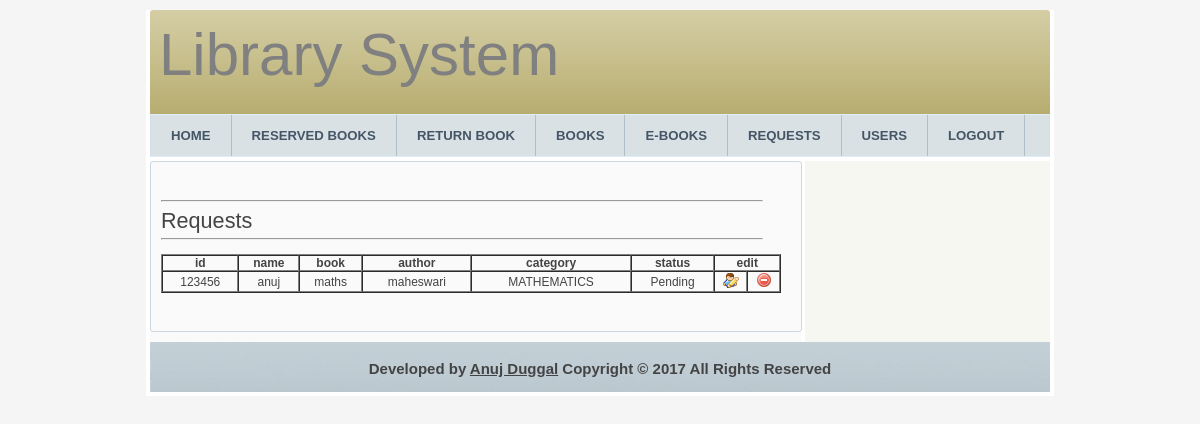
The page /code/requests.php (signed in) on the database its author committed.
### tables this page shows
CREATE TABLE IF NOT EXISTS `request` (
  `id` int(7) NOT NULL,
  `name` text NOT NULL,
  `book` text NOT NULL,
  `author` text NOT NULL,
  `category` text NOT NULL,
  `status` varchar(15) NOT NULL DEFAULT 'Pending'
);

### code/requests.php (the view, shortened to what this page needs)
<!DOCTYPE html >
<html >
<head>
<link rel="stylesheet" type="text/css" href="css/style.css" media="screen"/>
</head>
<body>
<div class="container">
<?php
	include("library/header.php");
?>
<div class="navigation">
		<a href="index.php">HOME</a>
		<?php
		if ($_SESSION['username']=="administrator")
		echo "<a href=\"reservedlist.php\">RESERVED BOOKS</a>";
		?>
		<?php
		if ($_SESSION['username']=="administrator")
		echo "<a href=\"returnbook.php\">RETURN BOOK</a>";
		?>
		<a href="books.php">BOOKS</a>
<?php
		if ($_SESSION['username']=="administrator")
        echo "<a href=\"upload.php\">E-BOOKS</a>";
		?>
		<?php
		if ($_SESSION['username']=="administrator")
		echo "<a href=\"requests.php\">REQUESTS</a>";
		?>
        <?php
		if ($_SESSION['username']=="administrator")
		echo "<a href=\"userslist.php\">USERS</a>";
		?>
		<a href="logout.php">LOGOUT</a>
		</div>
	<div class="main">
		<div class="content">
			<div class="node">
			<div class="menu">
			<br>
<br>
<hr width="600">
<strong><h1>Requests</h1></strong>
<hr width="600">
<br>
<?php
			echo "<table border=1 id='tab' width='100%' cellpadding=0 cellspacing=0>";
			$locate =mysql_query("select * from request");
		if (mysql_num_rows($locate) == 0)
		{
			echo"No Request Placed";
		}
		else
		{
			echo "<tr>";
			echo "<th>id</th>";
			echo "<th>name</th>";
echo "<th>book</th>";
			echo "<th>author</th>";
			echo "<th>category</th>";
			echo "<th>status</th>";
			echo "<th colspan=2 >edit</th>";
			echo "</tr>";
			while($rows=mysql_fetch_array($locate)){
				echo "<tr>";
				echo "<td><center>".$rows['id']."</center></td>";
				echo "<td><center>".$rows['name']."</center></td>";
				echo "<td><center>".$rows['book']."</center></td>";
				echo "<td><center>".$rows['author']."</center></td>";
				echo "<td><center>".$rows['category']."</center></td>";
				echo "<td><center>".$rows['status']."</center></td>";
				echo"<td title ='Edit Status'><a href=\"review.php?book=$rows[book] &author=$rows[author] &category= $rows[category]\"><center><img src='img/edit.png'></center></a></td>
				    <td title ='Delete'><a href=\"deleterequest.php?id=$rows[id] &book=$rows[book]\"><center><img src='img/delete.png'></center></a></td>";
				echo "</tr>";
			}
			echo "</table>";
		}
		echo "<br><br>";
		?></div>
	</div>
	  </div>
	</div>
<footer>
		<div class="copyright">
			<?php
		include("library/footer.php");
		?>
		</div>
</footer>
	</div>
</body>
</html>

### code/css/style.css (style rules this page uses)
html { min-height: 100%; }
* { margin: 0; padding: 0; }
a { color: #3b5998; text-decoration:none; }
body { background-color:whiteSmoke; color: #444; font: normal 62.5% Tahoma,sans-serif; }
h1 { font: normal 1.8em Tahoma,sans-serif; margin-bottom: 4px; }
h1,h2,h3 { padding-top: 6px; }
.container { background: #FFF; font-size: 1.2em; margin: 0 auto; padding: 0 4px 4px; width: 900px; }
.navigation { background: #D9E1E5 url(../img/nav.gif); border: 1px solid #DFEEF7; border-color: #DFEEF7 #CFDEE7; height: 41px; }
.navigation a { background: #D9E1E5 url(../img/nav.gif); border-right: 1px solid #AFBEC7; color: #456; display: block; float: left; font: bold 1.1em sans-serif; line-height: 41px; padding: 0 20px; text-decoration: none; }
.main { border-top: 4px solid #FFF; background: url(../img/bgmain.gif) repeat-y; }
.content { float: left; margin: 0px 0 5px 0; width: 650px; height:auto; }
.node { border:1px solid #CCD8E0; padding:10px; border-radius:3px 3px 3px 3px; margin-bottom:5px; width:630px; }
footer { background:url(../img/header.jpg); height:50px; }
.copyright { text-align:center; margin-top:0px; padding: 4px 4px 0px; }
.menu { width:620px; }

### rows shown on the page
request: id "123456", name "anuj", book "maths", author "maheswari", category "MATHEMATICS", status "Pending"
